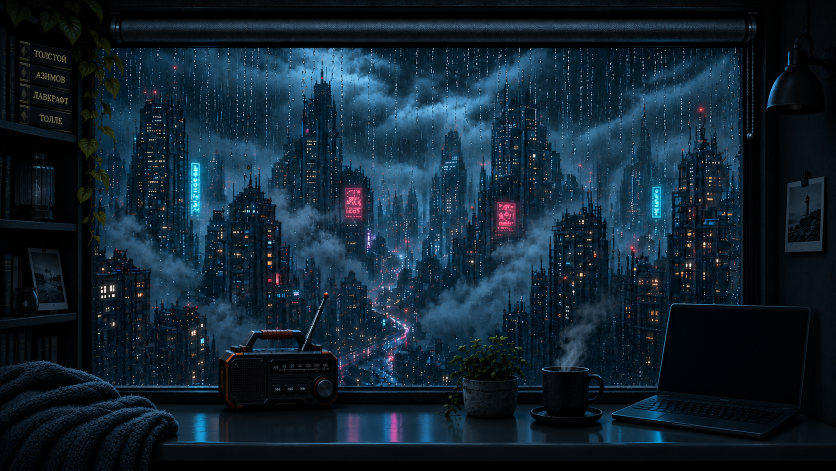
#> input picture art_src/off.png, 1671 x 941 px, found by its file name (shown at 1/2 size); its folder holds 3 pictures in this run
$ python remove_steam.py
#> lines starting #> are read from the running program, lines starting #| are printed output that depends on the picture; after the words box and inside, x2 and y2 are one past the last pixel; in counts of white or black regions, pixels touching at a corner belong together
# Убирает нарисованный пар над кружкой из art_src/off.png и on.png; остаётся только анимированный пар.
# Принцип: низкие частоты — inpaint всей «оболочки» пара от краёв (без дымки), детали города — из соседнего участка выше.
# Запуск ДО make_layers.py: python3 tools/remove_steam.py && python3 tools/make_layers.py  (повторно не запускать — исходники уже очищены)
import cv2, numpy as np
ENV = np.array([[1150, 738], [1112, 700], [1105, 640], [1130, 590], [1175, 565], [1215, 575], [1225, 620], [1205, 690], [1185, 738]], np.int32)
SHIFT = 175  # откуда брать детали: тот же x, на SHIFT px выше
for n in ['off', 'on']:
    im = cv2.imread(f'art_src/{n}.png').astype(np.float32); H, W = im.shape[:2]
#> after `H, W = im.shape[:2]`: H = 941; W = 1671
    env = np.zeros((H, W), np.uint8); cv2.fillPoly(env, [ENV], 255)
#> after `cv2.fillPoly(env, [ENV], 255)`:
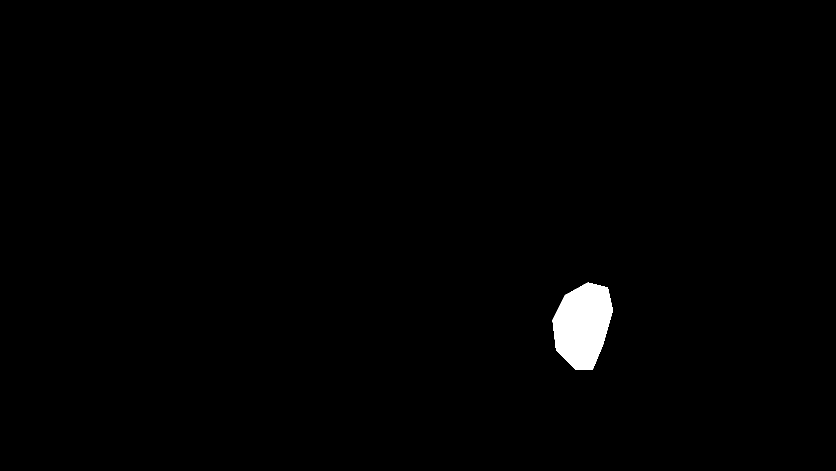
#> env: shape (941, 1671) (shown at 1/2 size); 0.97% white; 1 white region, box (x1, y1, x2, y2) and area: (1105, 565, 1226, 739) 15317
    low = cv2.GaussianBlur(im, (0, 0), 6)
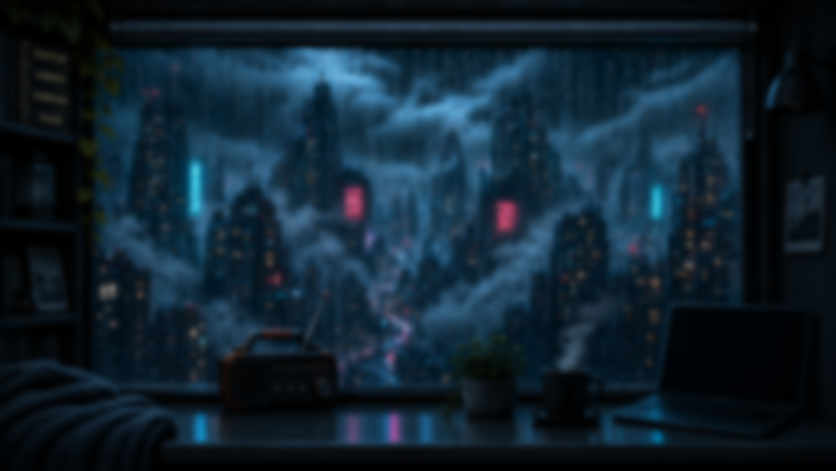
#> low: shape (941, 1671, 3) float32 (shown at 1/2 size); mean B, G, R 48.1, 35.3, 17.2
    low_f = cv2.inpaint(np.clip(low, 0, 255).astype(np.uint8), cv2.dilate(env, np.ones((9, 9), np.uint8)), 12, cv2.INPAINT_TELEA).astype(np.float32)
    src = np.roll(im, SHIFT, axis=0); detail = src - cv2.GaussianBlur(src, (0, 0), 6)
#> after `src = np.roll(im, SHIFT, axis=0)`:
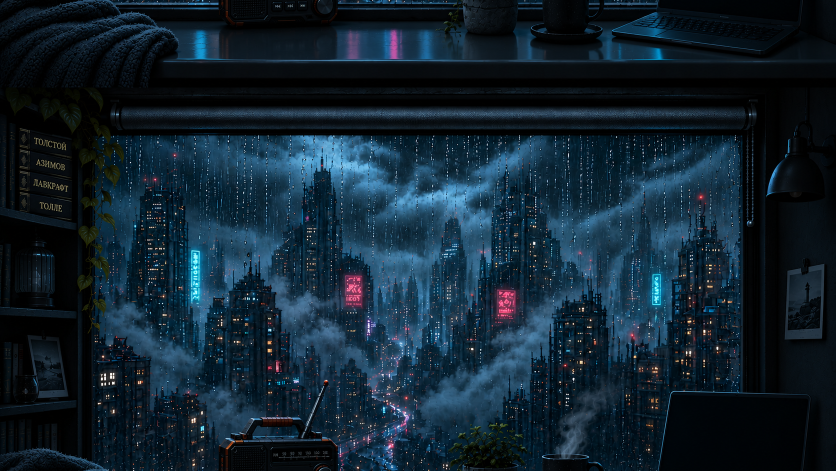
#> src: shape (941, 1671, 3) float32 (shown at 1/2 size); mean B, G, R 48.1, 35.2, 17.1
#> after `detail = src - cv2.GaussianBlur(src, (0, 0), 6)`:
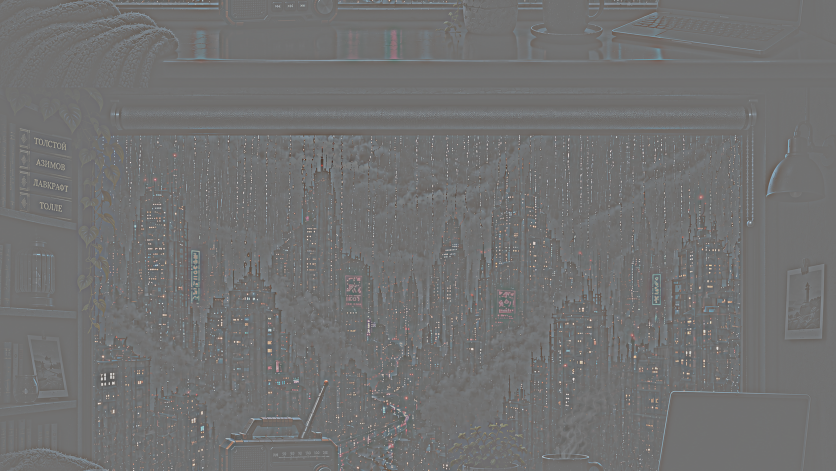
#> detail: shape (941, 1671, 3) float32 (shown at 1/2 size); mean B, G, R 0, 0, 0; drawn with min black and max white
    fill = np.clip(low_f + detail, 0, 255)
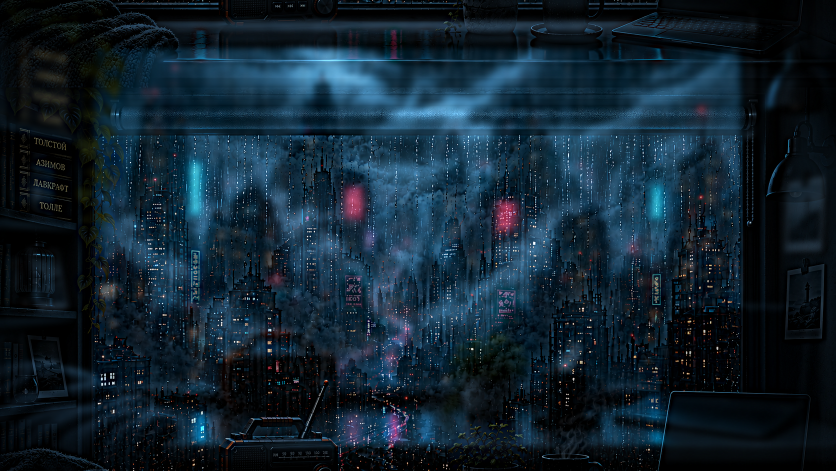
#> fill: shape (941, 1671, 3) float32 (shown at 1/2 size); mean B, G, R 48.1, 35.2, 17.4
    a = cv2.GaussianBlur(env.astype(np.float32) / 255, (0, 0), 7)[..., None]
    a[738:] = 0  # кружку не трогаем
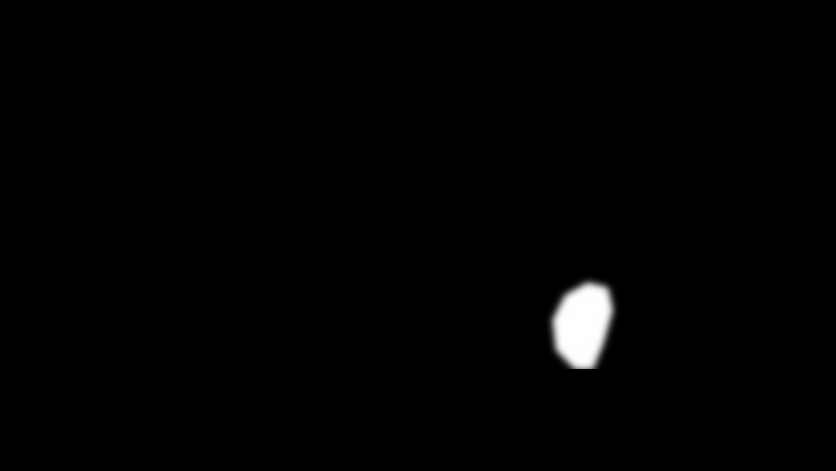
#> a: shape (941, 1671, 1) float32 (shown at 1/2 size); min 0, max 1, mean 0.00965
    out = im * (1 - a) + fill * a
    cv2.imwrite(f'art_src/{n}.png', np.clip(out, 0, 255).astype(np.uint8)); print(n, 'ok')
#| off ok
#> pass 2 of the loop `for n in ['off', 'on']:`:
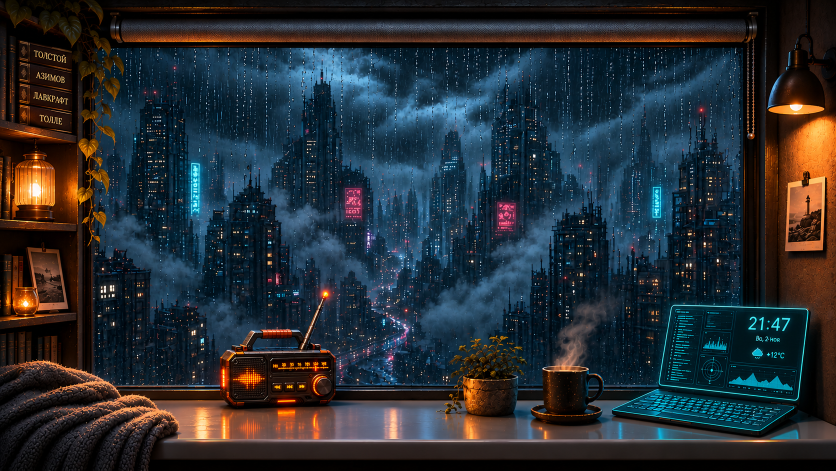
#> input picture art_src/on.png, 1672 x 941 px, found by its file name (shown at 1/2 size)
#> im: shape (941, 1672, 3) float32
#> `cv2.fillPoly(env, [ENV], 255)`:
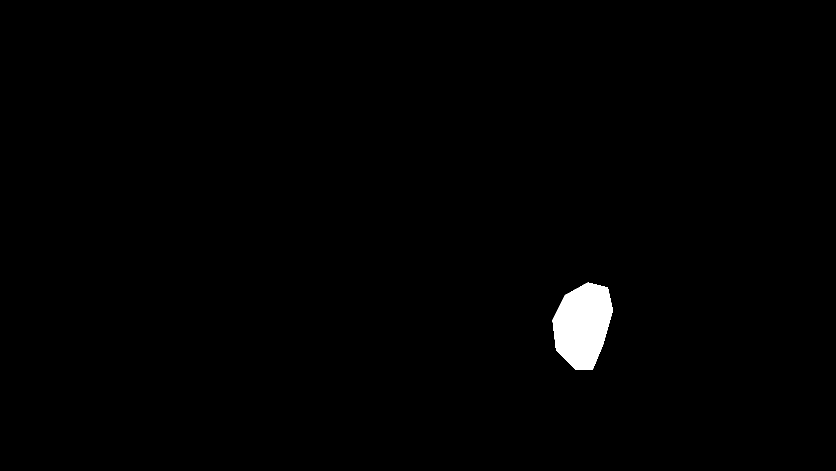
#> env: shape (941, 1672) (shown at 1/2 size); 0.97% white; 1 white region, box (x1, y1, x2, y2) and area: (1105, 565, 1226, 739) 15317
#> low: shape (941, 1672, 3) float32
#> low_f: shape (941, 1672, 3) float32
#> src: shape (941, 1672, 3) float32
#> detail: shape (941, 1672, 3) float32
#> fill: shape (941, 1672, 3) float32
#> out: shape (941, 1672, 3) float32
#> `cv2.imwrite(f'art_src/{n}.png', np.clip(out, 0, 255).astype(np.uint8))`:
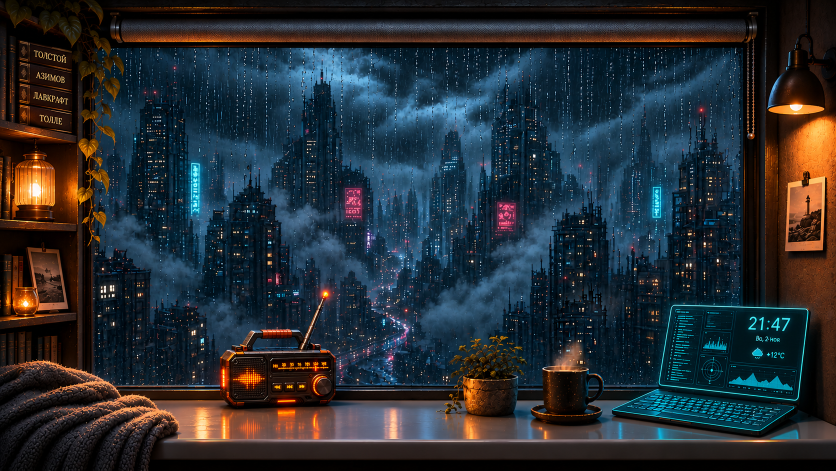
#> saved as on.png: shape (941, 1672, 3) (shown at 1/2 size); mean B, G, R 50.7, 45.1, 38.3
#| on ok
